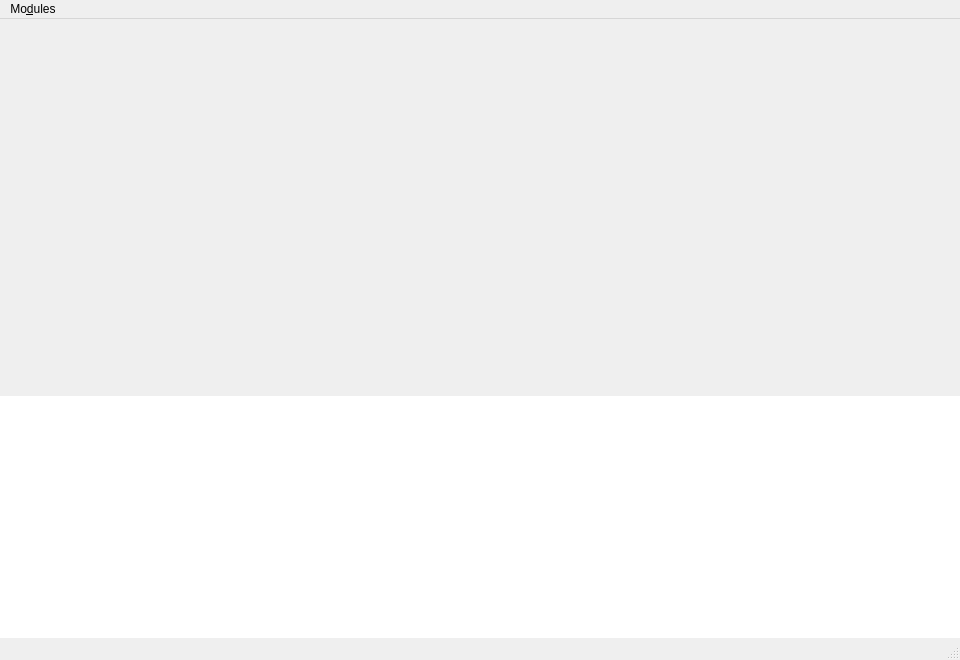
<?xml version="1.0" encoding="UTF-8"?>
<ui version="4.0">
 <class>MainWindow</class>
 <widget class="QMainWindow" name="MainWindow">
  <property name="geometry">
   <rect>
    <x>0</x>
    <y>0</y>
    <width>960</width>
    <height>660</height>
   </rect>
  </property>
  <property name="windowTitle">
   <string>MainWindow</string>
  </property>
  <property name="styleSheet">
   <string notr="true">QMainWindow::separator {
  width: 1px;
}

QToolButton {
	font-size: 13px;
}

QToolButton::menu-indicator{
  width: 0px;
}</string>
  </property>
  <widget class="QWidget" name="centralWidget">
   <layout class="QVBoxLayout" name="verticalLayout">
    <property name="leftMargin">
     <number>0</number>
    </property>
    <property name="topMargin">
     <number>0</number>
    </property>
    <property name="rightMargin">
     <number>0</number>
    </property>
    <property name="bottomMargin">
     <number>0</number>
    </property>
    <item>
     <widget class="QSplitter" name="splitter">
      <property name="orientation">
       <enum>Qt::Vertical</enum>
      </property>
      <property name="handleWidth">
       <number>0</number>
      </property>
      <widget class="QFrame" name="frame">
       <property name="frameShape">
        <enum>QFrame::NoFrame</enum>
       </property>
       <layout class="QHBoxLayout" name="horizontalLayout">
        <property name="leftMargin">
         <number>0</number>
        </property>
        <property name="topMargin">
         <number>0</number>
        </property>
        <property name="rightMargin">
         <number>0</number>
        </property>
        <property name="bottomMargin">
         <number>0</number>
        </property>
        <item>
         <widget class="PlotWidget" name="plotWidget" native="true">
          <property name="minimumSize">
           <size>
            <width>400</width>
            <height>300</height>
           </size>
          </property>
         </widget>
        </item>
       </layout>
      </widget>
      <widget class="QPlainTextEdit" name="loggerWidget">
       <property name="frameShape">
        <enum>QFrame::NoFrame</enum>
       </property>
       <property name="frameShadow">
        <enum>QFrame::Plain</enum>
       </property>
       <property name="lineWidth">
        <number>1</number>
       </property>
       <property name="readOnly">
        <bool>true</bool>
       </property>
       <property name="tabStopWidth">
        <number>120</number>
       </property>
      </widget>
     </widget>
    </item>
   </layout>
  </widget>
  <widget class="QMenuBar" name="menubar">
   <property name="geometry">
    <rect>
     <x>0</x>
     <y>0</y>
     <width>960</width>
     <height>22</height>
    </rect>
   </property>
   <widget class="QMenu" name="menuModules">
    <property name="title">
     <string>Mo&amp;dules</string>
    </property>
    <widget class="QMenu" name="menuModulesQuanty">
     <property name="title">
      <string>&amp;Quanty</string>
     </property>
     <addaction name="quantySetPath"/>
     <addaction name="separator"/>
     <addaction name="quantySaveInputAction"/>
     <addaction name="quantySaveAsInputAction"/>
     <addaction name="separator"/>
     <addaction name="quantyLoadCalculations"/>
     <addaction name="quantyRemoveAllCalculations"/>
     <addaction name="separator"/>
     <addaction name="quantyModuleHideAction"/>
    </widget>
    <addaction name="menuModulesQuanty"/>
   </widget>
   <addaction name="menuModules"/>
  </widget>
  <widget class="QStatusBar" name="statusbar">
   <property name="enabled">
    <bool>true</bool>
   </property>
  </widget>
  <action name="quantySaveInputAction">
   <property name="text">
    <string>Save Input</string>
   </property>
   <property name="toolTip">
    <string>Save the Quanty Input File</string>
   </property>
  </action>
  <action name="quantySaveAsInputAction">
   <property name="text">
    <string>Save Input As...</string>
   </property>
  </action>
  <action name="quantyModuleShowAction">
   <property name="text">
    <string>Show Module</string>
   </property>
   <property name="toolTip">
    <string>Show the Quanty Module</string>
   </property>
  </action>
  <action name="quantyModuleHideAction">
   <property name="text">
    <string>Hide Module</string>
   </property>
   <property name="toolTip">
    <string>Hide the Quanty Module</string>
   </property>
  </action>
  <action name="quantyLoadCalculations">
   <property name="text">
    <string>Load Calculations</string>
   </property>
  </action>
  <action name="quantyRunCalculationAction">
   <property name="text">
    <string>Run</string>
   </property>
  </action>
  <action name="quantyRemoveAllCalculations">
   <property name="text">
    <string>Remove All Calculations</string>
   </property>
  </action>
  <action name="quantySetPath">
   <property name="text">
    <string>Set Path...</string>
   </property>
   <property name="toolTip">
    <string>Set Path to Quanty</string>
   </property>
  </action>
 </widget>
 <customwidgets>
  <customwidget>
   <class>PlotWidget</class>
   <extends>QWidget</extends>
   <header>.widgets.plotwidget</header>
   <container>1</container>
  </customwidget>
 </customwidgets>
 <resources/>
 <connections/>
</ui>
